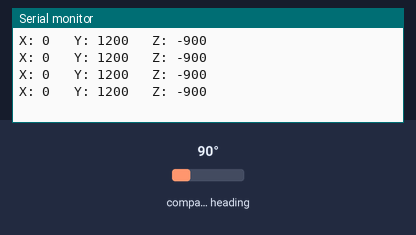
The sketch below on a simulated Arduino Uno, built with avr-gcc and run on an emulated ATmega328P. On the bench: the last lines printed to the serial monitor. The inputs (shaded band) are chosen by the test bench; at power-on: compass heading 90°.

Above: at 1.2 s.
1.3 s: compass heading set to 7°
At 1.72 s:
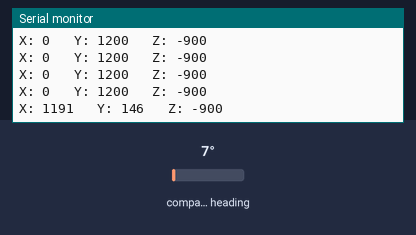
2.8 s: compass heading set to 180°
At 2.92 s:
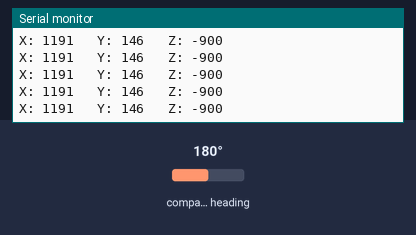
Timing chart, 0 to 5.8 s (numbered marks = the images above; inputs shaded):
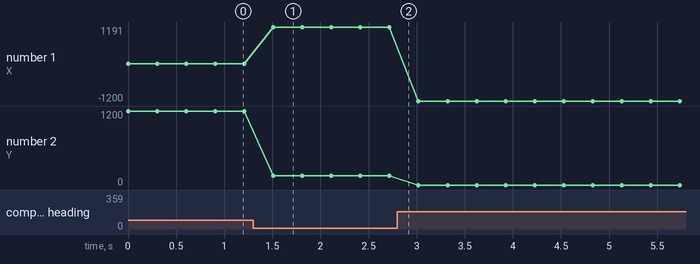

The sketch:

QMC5883LMagnetometroFuncional.ino
```cpp
/*
//Referencias: código de GY-271 Compass Mohammad Reza Akbari @ Electropeak
*/

// I2C Library
#include <Wire.h>
// QMC5883L Compass Library
#include <QMC5883LCompass.h>

QMC5883LCompass compass;

void setup() {
  // Initialize the serial port.
  Serial.begin(9600);
  // Initialize I2C.
  Wire.begin();
  // Initialize the Compass.
  compass.init();
}

void loop() {
  int x, y, z;

  // Read compass values
  compass.read();

  x = compass.getX();
  y = compass.getY();
  z = compass.getZ();

  Serial.print("X: ");
  Serial.print(x);
  Serial.print("   Y: ");
  Serial.print(y);
  Serial.print("   Z: ");
  Serial.println(z);

  delay(300);
}
```

Measured:
- after the input at 1.3 s, the serial monitor: prints a new line after 0.21 s (image 1)
- plotted number 1: 0 → 1191 after the input at 1.3 s, 1191 → -1200 after the input at 2.8 s
- plotted number 2: 1200 → 146 after the input at 1.3 s
